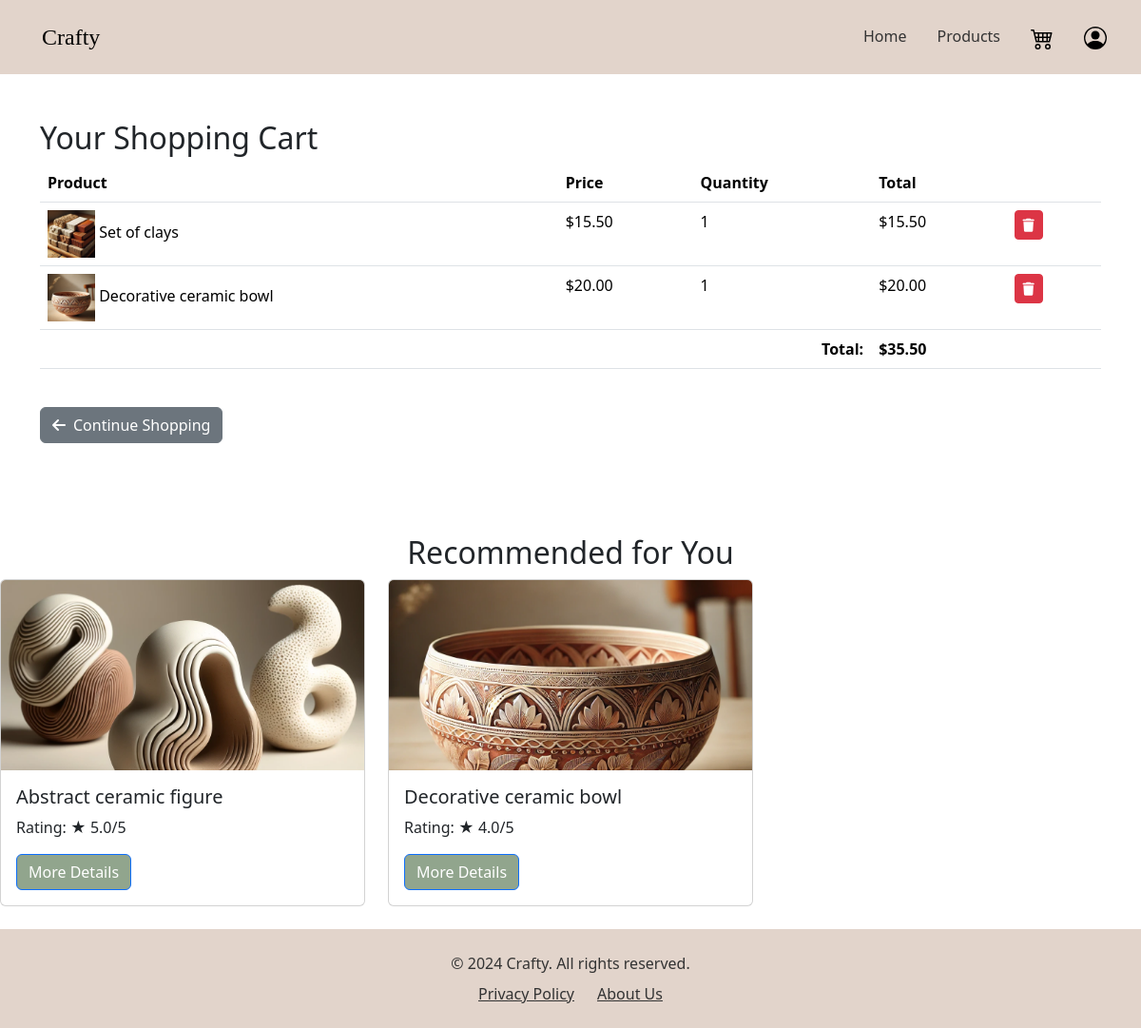
/shopping_cart/ (signed in), run on the app's committed database.
### shopping_cart/models.py (models this page shows, shortened)
class CartItem(models.Model):
    user = models.ForeignKey(User, on_delete=models.CASCADE)
    product = models.ForeignKey(Item, on_delete=models.CASCADE)
    quantity = models.PositiveIntegerField(default=1)
    date_added = models.DateTimeField(auto_now_add=True)
    def get_total(self):
        return self.product.price * self.quantity

### products/models.py (models this page shows, shortened)
class Item(models.Model):
    name = models.CharField(max_length=255)
    description = models.TextField(blank=True, null=True)
    price = models.DecimalField(max_digits=10, decimal_places=2)
    category = models.ForeignKey(Category, on_delete=models.CASCADE)
    subcategory = models.ForeignKey(SubCategory, on_delete=models.CASCADE, related_name='items', null=True, blank=True)
    image = models.ImageField(upload_to='item_images/', blank=True, null=True)

### shopping_cart/views.py (the view)
# urls.py: path('shopping_cart/', include('shopping_cart.urls')),
@login_required
def shopping_cart(request):
    cart_items = CartItem.objects.filter(user=request.user)
    total = sum(item.get_total() for item in cart_items)
    recommendations = []
    if request.user.is_authenticated:
        recommendations_response = get_recommendations(request)
        recommendations = json.loads(recommendations_response.content).get('recommendations', [])
    print("Recommendations:", recommendations)
    context = {
        'cart_items': cart_items,
        'total': total,
        'recommendations': recommendations
    }
    return render(request, 'shopping_cart/index.html', context)

### registration/models.py (called while the page is built)
def user_is_creator(self):
    return self.groups.filter(name='Creator').exists()

### shopping_cart/templates/shopping_cart/index.html (shortened to what this page needs)
{% load static%}
<!DOCTYPE html>
<html lang="en">
    <head>
        <link href="https://cdn.jsdelivr.net/npm/bootstrap@5.3.1/dist/css/bootstrap.min.css" rel="stylesheet">
        <link rel="stylesheet" href="{% static 'home/styles.css' %}" >
        <link rel="stylesheet" href="{% static 'ratings/styles.css' %}" >
        <link href="https://cdnjs.cloudflare.com/ajax/libs/font-awesome/6.5.0/css/all.min.css" rel="stylesheet">
    </head>
    <body class="d-flex flex-column min-vh-100">
        {% block content %}
        {% include 'home/navbar.html' %}
        <div class="container my-5">
            <h2>Your Shopping Cart</h2>
            {% if cart_items %}
                <div class="table-responsive">
                    <table class="table">
                        <thead>
                            <tr>
                                <th>Product</th>
                                <th>Price</th>
                                <th>Quantity</th>
                                <th>Total</th>
                                <th></th>
                            </tr>
                        </thead>
                        <tbody>
                            {% for item in cart_items %}
                            <tr>
                                <td>
                                    {% if item.product.image %}
                                        <img src="{{ item.product.image.url }}" alt="{{ item.product.name }}" style="width: 50px; height: 50px; object-fit: cover;">
                                    {% endif %}
                                    {{ item.product.name }}
                                </td>
                                <td>${{ item.product.price }}</td>
                                <td>{{ item.quantity }}</td>
                                <td>${{ item.get_total }}</td>
                                <td>
                                    <form action="{% url 'remove_from_cart' item.id %}" method="POST" style="display: inline;">
                                        <button type="submit" class="delete_button btn btn-sm btn-danger">
                                            <i class="fas fa-trash"></i>
                                        </button>
                                    </form>
                                </td>
                            </tr>
                            {% endfor %}
                        </tbody>
                        <tfoot>
                            <tr>
                                <td colspan="3" class="text-end"><strong>Total:</strong></td>
                                <td><strong>${{ total }}</strong></td>
                                <td></td>
                            </tr>
                        </tfoot>
                    </table>
                </div>
                <div class="d-flex justify-content-between mt-4">
                    <a href="{% url 'products' %}" class="cart_button btn btn-secondary">
                        <i class="fas fa-arrow-left me-2"></i>Continue Shopping
                    </a>
                </div>
            {% endif %}
        </div>
        {% endblock %}
        <h2 class="text-center mt-5">Recommended for You</h2>
        <div class="row" id="recommendations-container">
            {% if recommendations %}
                {% for item in recommendations %}
                <div class="col-md-4 mb-4">
                    <div class="card h-100">
                        {% if item.image_url %}
                            <img src="{{ item.image_url }}" class="card-img-top" alt="{{ item.name }}" style="height: 200px; object-fit: cover;">
                        {% endif %}
                        <div class="card-body">
                            <h5 class="card-title">{{ item.name }}</h5>
                            <p class="card-text">Rating: ★ {{ item.avg_rating|floatformat:1 }}/5</p>
                            <a href="{% url 'product_detail' item.id %}" class="btn btn-primary mt-auto">More Details</a>
                        </div>
                    </div>
                </div>
                {% endfor %}
            {% else %}
                <p class="text-center">No recommendations available.</p>
            {% endif %}
        </div>
        <footer class=" py-4 mt-auto">
            <div class="container text-center">
                <p class="mb-0">
                    &copy; 2024 Crafty. All rights reserved.
                </p>
                <ul class="list-inline mt-2">
                    <li class="list-inline-item"><a href="#">Privacy Policy</a></li>
                    <li class="list-inline-item"><a href="{% url 'about' %}">About Us</a></li>
                </ul>
            </div>
        </footer>
    </body>
</html>

### home/static/home/styles.css (style rules this page uses)
footer { background-color: #e2d4cb !important; padding: 1rem !important; }
footer p { color: #333 !important; }
footer .list-inline { margin: 0; padding: 0; display: flex; justify-content: center; gap: 1rem; }
footer .list-inline-item a { color: #333 !important; }
button:not(.navbar button):not(.search-button):not(.btn-danger), .btn:not(.navbar .btn):not(.search-button):not(.cart_button):not(.btn-danger) { background-color: #91a58d !important; color: #ffffff !important; transition: all 0.3s ease; }
.card:not(.register-card):not(.team-card) { transition: transform 0.3s ease, box-shadow 0.3s ease; }

### data on the page
CartItem: product.image (picture), product.name "Set of clays", product.price "15.50", quantity "1", get_total "15.50"
CartItem: product.image (picture), product.name "Decorative ceramic bowl", product.price "20.00", quantity "1", get_total "20.00"
Item: shows a picture, name "Abstract ceramic figure", avg_rating "5.0"
Item: shows a picture, name "Decorative ceramic bowl", avg_rating "4.0"

### other printed values
{{ total }} "35.50"
